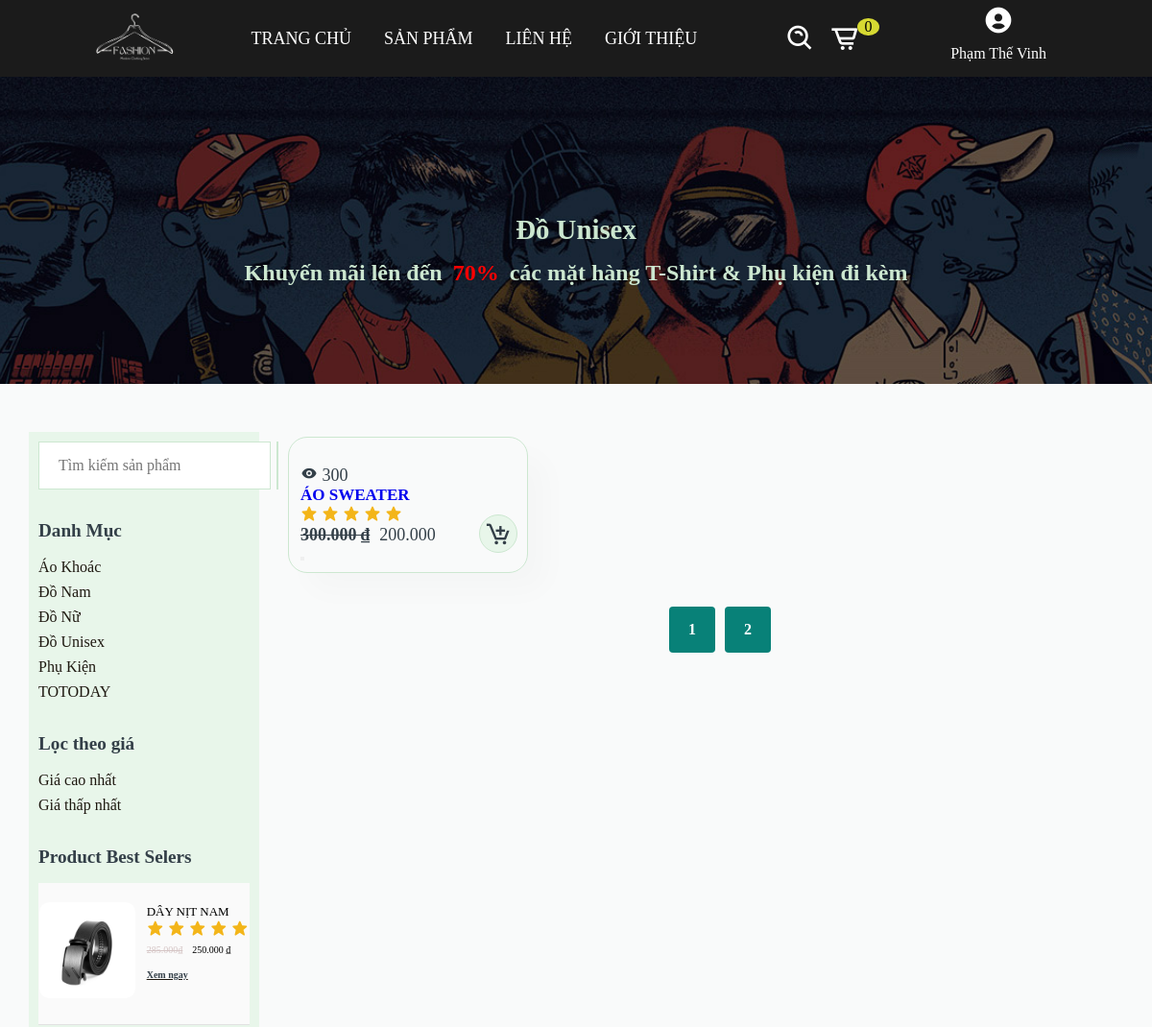
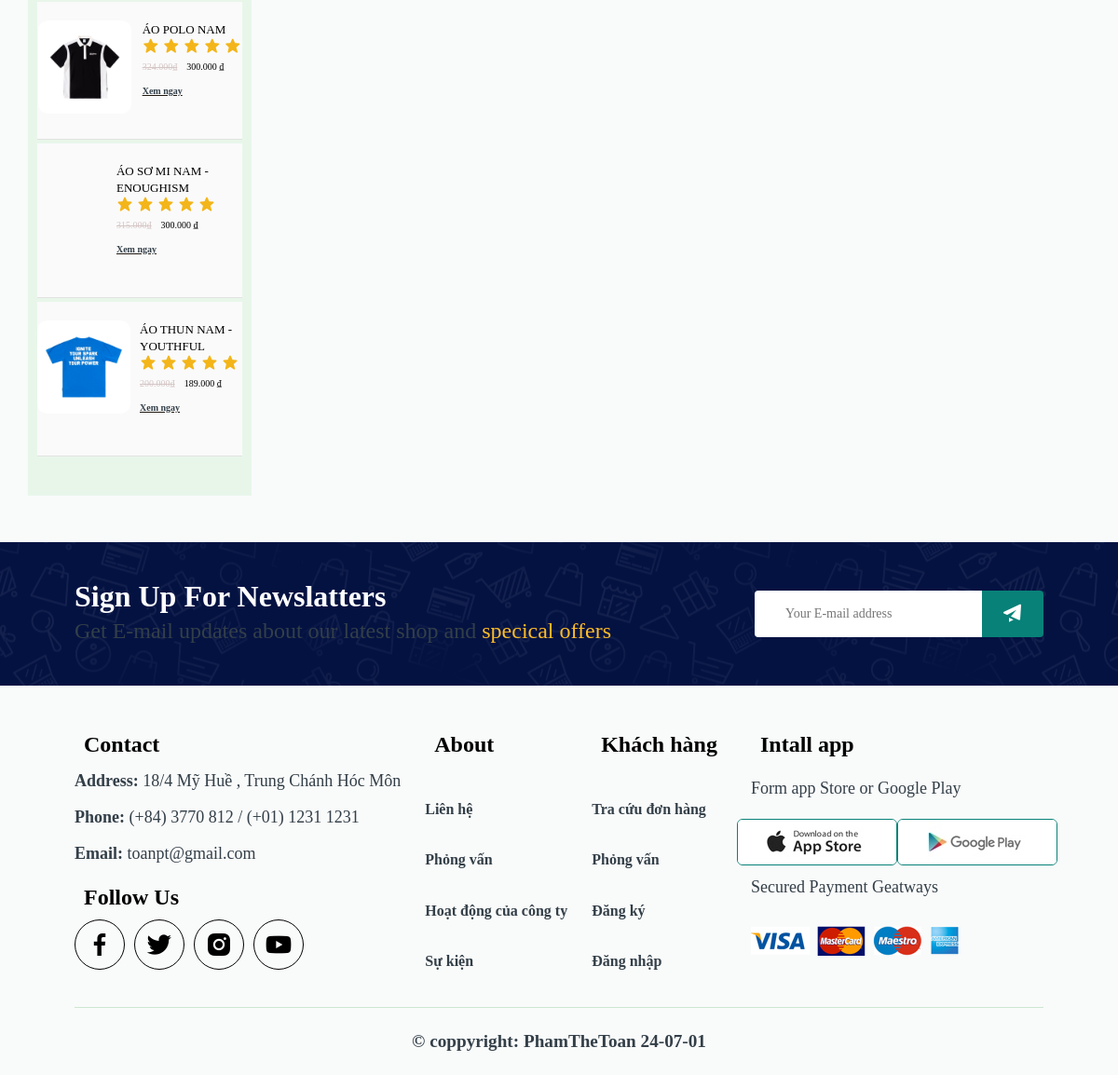
/index.php?page=sanpham&iddm=4 (signed in), run on the app's committed database (2 pictures, top to bottom).
### tables this page shows
CREATE TABLE `danhmuc` (
  `id` int(6) NOT NULL,
  `tendm` varchar(50) NOT NULL,
  `noidung` varchar(100) NOT NULL,
  `hinhanh` varchar(200) NOT NULL,
  `parent` int(6) NOT NULL,
  `hienthi` int(6) NOT NULL DEFAULT 0
);

CREATE TABLE `sanpham` (
  `id` int(6) NOT NULL,
  `tensp` varchar(100) NOT NULL,
  `hinhanh` varchar(200) NOT NULL,
  `variant` longtext NOT NULL,
  `giasp` float NOT NULL,
  `khuyenmai` int(6) NOT NULL,
  `view` int(10) NOT NULL,
  `trangthai` int(6) NOT NULL DEFAULT 0 COMMENT ' 0= sản phẩm thường ;\r\n1=best seler;\r\n 2=new  ;\r\n',
  `mota` varchar(300) NOT NULL,
  `size` varchar(10) NOT NULL COMMENT 'S,M,XL,XXL',
  `mausac` varchar(6) NOT NULL DEFAULT '0',
  `iddm` int(6) NOT NULL
);

### dao/pdo.php (called while the page is built, shortened)
<?php
function pdo_get_connection(){
    $dburl = "mysql:host=localhost;dbname=website_quanao;charset=utf8";
    $username = 'root';
    $password = '';
    $conn = new PDO($dburl, $username, $password);
    $conn->setAttribute(PDO::ATTR_ERRMODE, PDO::ERRMODE_EXCEPTION);
    return $conn;
}
function pdo_query($sql){
    $sql_args = array_slice(func_get_args(), 1);
    try{
        $conn = pdo_get_connection();
        $stmt = $conn->prepare($sql);
        $stmt->execute($sql_args);
        $rows = $stmt->fetchAll();
        return $rows;
    }
    catch(PDOException $e){
        throw $e;
    }
    finally{
        unset($conn);
    }
}
function pdo_query_value($sql){
    $sql_args = array_slice(func_get_args(), 1);
    try{
        $conn = pdo_get_connection();
        $stmt = $conn->prepare($sql);
        $stmt->execute($sql_args);
        $row = $stmt->fetch(PDO::FETCH_ASSOC);
        return array_values($row)[0];
    }
    catch(PDOException $e){
        throw $e;
    }
    finally{
        unset($conn);
    }
}

### dao/danhmuc.php (called while the page is built, shortened)
<?php
    function showdm($limi){
        $sql ="SELECT * FROM danhmuc WHERE hienthi=6 limit ".$limi;
        return pdo_query($sql);
    }
    function get_namedm($id){
        $sql = "SELECT tendm FROM danhmuc WHERE id=? ";
        return pdo_query_value($sql,$id);
    }
    function showparent(){
        $sql ="SELECT * FROM danhmuc WHERE hienthi=6 AND id<>6 ";
        return pdo_query($sql);
    }
    function dm_all($showdm){
        $html_dm="";
        foreach ($showdm as $dm) {
            extract($dm);
            $html_dm.= '
            <a href="index.php?page=sanpham&iddm='.$id.'">
            <div class="img">
                <div class="list-shop">
                    <div class="icon-shop">
                        <img src="layout/img/fixed/'.$hinhanh.' "  alt="">
                        <p>'.$tendm.'</p>
                    </div>
                    <div class="name-sp">
                        <p>'.$noidung.'</p>
                    </div>
                </div>
            </div>
            </a>
            ';
          }
          return $html_dm;
    }
?>

### view/sanpham.php (the view, shortened to what this page needs)
<?php
  $html_dm= "";
    foreach ( $showdm  as $dm) {
      extract($dm);
      $html_dm .= '
      <li><a href="index.php?page=sanpham&iddm='.$id.'">'.$tendm.'</a></li>';
    }
  if($titlepage!= "") $title = $titlepage;
  else
        $title="#Siêu ưu đãi";
  $html_spbest = "";
  foreach ( $dssp_bestseler as $sp) {
    extract($sp);
    $sell_vnd = number_format($khuyenmai , 0, ',', '.');
    $giagoc_vnd = number_format($giasp , 0, ',', '.');
    $html_spbest .= '
                    <li>
                <img src="layout/img/product/'.$hinhanh.'" alt="">
                  <div class="info-bestseler">
                    <span>'.$tensp.'</span>
                    <div class="star">
                      <i class="bx bxs-star" ></i>
                      <i class="bx bxs-star" ></i>
                      <i class="bx bxs-star" ></i>
                      <i class="bx bxs-star" ></i>
                      <i class="bx bxs-star" ></i>
                    </div>
                    <span class="price">
                      <p class="sell">'.$giagoc_vnd.'₫</p>
                      <p>'.$sell_vnd.' ₫</p>
                    </span>
                    <a href="index.php?page=details&id='.$id.'">
                      <h2>Xem ngay </h2>
                    </a>
                  </div>
              </li>
    ';
  }
  $html_dssp= showsp($dssp);
?>
<section class="banner-prd" id="banner">
      <div class="bannersell">
        <h1><?=$title?></h1>
        <h2>Khuyến mãi lên đến <span>70% </span>các mặt hàng T-Shirt & Phụ kiện đi kèm</h2>
      </div>
    </section>
    <section class="section-product-flex" id="product1">
      <div id="ast-filter-wrap">
        <div class="ast-filter-box">
          <form action="index.php?page=sanpham" method="post">
            <div class="search-feild">
                <input type="text" name="search" placeholder="Tìm kiếm sản phẩm">
                <button type="submit" name="sub">
                </button>
            </div>
          <div id="block9">
            <h2>Danh Mục</h2>
            <ul>
              <?=$html_dm?>
            </ul>
          </div>
          <div id="block9">
            <h2>Lọc theo giá</h2>
            <ul>
              <li><a href="#">Giá cao nhất</a></li>
              <li><a href="#">Giá thấp nhất</a></li>
            </ul>
          </div>
          <div id="block9">
            <h2>Product Best Selers</h2>
            <ul class="pro-bestseler">
              <?=$html_spbest?>
            </ul>
          </div>
        </div>
      </div>
      <div class="form-pro" id="product-flex">
        <div class="pro-container gap-pro">
          <?=$html_dssp?>
        </div>
        <div id="pagination">
           <a href="">1</a>
           <a href="">2</a>
        </div>
      </div>
    </section>

### dao/product.php (shortened to what this page needs)
<?php
     function get_dssp($search,$iddm){
      $sql = "SELECT * FROM sanpham WHERE 1";
      if($iddm>0){
          $sql .=" AND iddm=".$iddm ;
      }
      $sql .= " ORDER BY view DESC limit 12";
      return pdo_query($sql);
    }
    function sp_bestseler($limi){
        $sql= "SELECT * FROM sanpham WHERE trangthai=1 AND view>1000 ORDER BY id DESC limit ".$limi;
        return pdo_query($sql);
    }
  function showsp($dssp){
    $html_dssp = "";
    foreach ($dssp as $sp) {
        extract($sp);
        $sell_vnd = number_format($khuyenmai , 0, ',', '.');
        $giagoc_vnd = number_format($giasp , 0, ',', '.');
        if($trangthai == 1){
            $best = '<img class="new" src="layout/img/product/iconbest.png" alt="">';
        } else if ($trangthai == 2 || $trangthai == 3) {
            $best = '<img class="new" src="layout/img/product/iconnew.png" alt="">';
        } else {
            $best = '';
        }
        if($khuyenmai > 0 && $giasp > 0){
            $sell = '<span>'.number_format($khuyenmai , 0, ',', '.').'</span>';
            $giagoc = '<h4 class="sell">'.$giagoc_vnd.' ₫</h4>';
        } else {
            $sell = "";
            $giagoc = '<h4>'.$giagoc_vnd.' ₫</h4>';
        }
        $html_dssp .= '
        <div class="pro">
            <a href="index.php?page=details&id='.$id.'">
                '.$best.'
                <img class="img" src="layout/img/product/'.$hinhanh.'" alt="">
                <div class="des">
                    <span><i class="bx bxs-show"></i> '.$view.'</span>
                    <h5>'.$tensp.'</h5>
                    <div class="star">
                        <i class="bx bxs-star"></i>
                        <i class="bx bxs-star"></i>
                        <i class="bx bxs-star"></i>
                        <i class="bx bxs-star"></i>
                        <i class="bx bxs-star"></i>
                    </div>
                    <span class="price">
                        '.$giagoc.'
                        '.$sell.'
                    </span>
                </div>
            </a>
            <form action="index.php?page=addcart" method="post"">
                <input type="hidden" name="id" value="'.$id.'">
                <input type="hidden" name="tensp" value="'.$tensp.'">
                <input type="hidden" name="hinhanh" value="'.$hinhanh.'">
                <input type="hidden" name="sell" value="'.$sell_vnd.'">
                <input type="hidden" name="giagoc" value="'.$giagoc_vnd.'">
                <input type="hidden" name="soluong" value="1">
                <button type="submit"  name="addcart">
                    <i class="bx bx-cart-add cart"></i>
                </button>
            </form>
        </div>';
    }
    return $html_dssp;
}
?>

### data on the page
danhmuc: tendm "Áo Khoác"
danhmuc: tendm "Đồ Nam"
danhmuc: tendm "Đồ Nữ"
danhmuc: tendm "Đồ Unisex"
danhmuc: tendm "Phụ Kiện"
danhmuc: tendm "TOTODAY"
sanpham: hinhanh (picture), tensp "DÂY NỊT NAM", giasp "285.000", khuyenmai "250.000"
sanpham: hinhanh (picture), tensp "ÁO POLO NAM", giasp "324.000", khuyenmai "300.000"
sanpham: tensp "ÁO SƠ MI NAM - ENOUGHISM", giasp "315.000", khuyenmai "300.000"
sanpham: hinhanh (picture), tensp "ÁO THUN NAM - YOUTHFUL", giasp "200.000", khuyenmai "189.000"
sanpham: view "300", tensp "ÁO SWEATER", giasp "300.000", khuyenmai "200.000"

### other printed values
$total_cart "0"
$hoten "Phạm Thế Vinh"
$title "Đồ Unisex"
